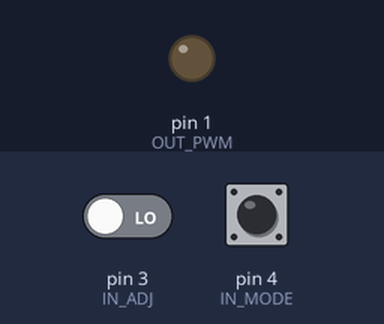
A sketch run on a simulated Arduino Uno, built with avr-gcc and run on an emulated ATmega328P. On the bench: output pins drawn as LEDs (lit = HIGH). Dashed ring = blinking. The inputs (shaded band) are chosen by the test bench; at power-on: pin 3 (IN_ADJ) LOW, pin 4 (IN_MODE) LOW.

Above: at 1.2 s.
1.3 s: pin 3 (IN_ADJ) driven HIGH
At 1.63 s:
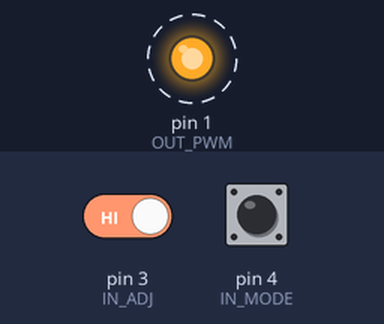
4.3 s: pin 4 (IN_MODE) pulled HIGH for 0.15 s
7.3 s: pin 4 (IN_MODE) pulsed HIGH 2 times (0.12 s each, 0.3 s apart)
At 7.94 s:
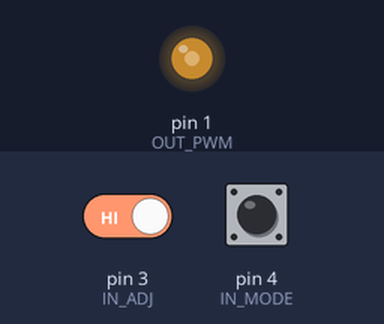
10.3 s: pin 4 (IN_MODE) pulled HIGH for 1 s
13.4 s: pin 3 (IN_ADJ) driven LOW
At 14.4 s:
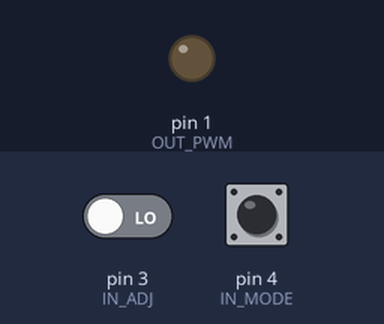
Timing chart, 0 to 15.9 s (numbered marks = the images above; inputs shaded):
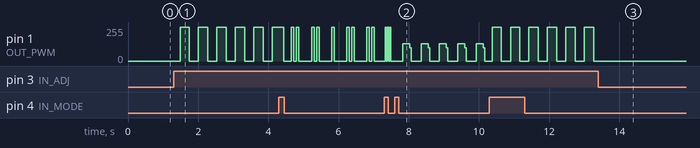

The sketch:

Stickman-Costume.ino
```cpp
/* This script is made for a LED-stickman-costume
 * Author(s): JakobST1n
 * These are the currently implemented modes
 *  0 - Static
 *  1 - Slow Strobe
 *  2   Medium Strobe
 *  3   Fast Strobe
 */
#define OUT_PWM 1           // The LED-strip is connected to PB1
#define IN_MODE 4           // Pressing this increments 'mode' by one
#define IN_ADJ  3           // This button adjusts the brightness

int CMode          = 0;     // This is just the current mode
int ExistingModes  = 4;     // This is the number of modes that are implemented
// Used for saving button state
bool IN_ADJ_STATE  = false; //
bool IN_MODE_STATE = false; //
// These are for the general pwm-frequency (not all modes care)
int CBrightness    = 50;    // The brightness of the strip, between '0' and '255'
int CDimDirection  = 0;     // Used to know if the brightness should be increasing or decreasing based on the button press
// These are used by the strobe-effect
int CStrobeRevs    = 0;     // A running counter for the strobe-light
int StrobeState    = 0;     // '0' or '1' for saving the state of the output
int StrobeSlowFreq = 70;
int StrobeMedFreq  = 30;
int StrobeFastFreq = 5;


void setup() {
    pinMode(OUT_PWM, OUTPUT);
    pinMode(IN_ADJ, INPUT);
    pinMode(IN_MODE, INPUT);
}

/* loop
 *
 * it takes aprox. ?ms to run through the loop once, whitout changing pwm freq
 */
void loop() {
    delay(1);

    // If 'mode-button' is pressed, increment mode, reset mode if last mode reaced
    if ( (digitalRead(IN_MODE) == HIGH) && (IN_MODE_STATE == false) ) {
        CMode++;
        if (CMode >= ExistingModes) {
            CMode = 0;
        }
    }
    // If 'Adjust-button' is pressed
    if (digitalRead(IN_ADJ) == HIGH) {
        if (CDimDirection == 1) { CBrightness++; }
        if (CDimDirection == 0) { CBrightness--; }
        if (CBrightness >= 255) { CDimDirection = 0; }
        if (CBrightness <= 0)   { CDimDirection = 1; }
    }

    // Do animation-things
    switch (CMode) {
        case 0:  // Static
            analogWrite(OUT_PWM, CBrightness);
            break;

        case 1:  // Slow Strobe
            CStrobeRevs++;
            if (CStrobeRevs >= StrobeSlowFreq) {
                CStrobeRevs = 0;
                strobe();
            }
            break;

        case 2:  // Slow Strobe
            CStrobeRevs++;
            if (CStrobeRevs >= StrobeMedFreq) {
                CStrobeRevs = 0;
                strobe();
            }
            break;

        case 3:  // Slow Strobe
            CStrobeRevs++;
            if (CStrobeRevs >= StrobeFastFreq) {
                CStrobeRevs = 0;
                strobe();
            }
            break;

        default: // Default to mode zero
            CMode = 0;
            break;
    }

    IN_MODE_STATE = digitalRead(IN_MODE);
}

void setOutPwm(int brightness) {
    analogWrite(OUT_PWM, brightness);
}

void strobe() {
    if (StrobeState == 1) {
        StrobeState = 0;
        setOutPwm(0);
    } else if (StrobeState == 0) {
        StrobeState = 1;
        setOutPwm(CBrightness);
    }
}
```

Measured:
- after the input at 1.3 s, pin 1 (OUT_PWM): alternates 255/255 for 0.26 s and 0/255 for 0.26 s, starting after 0.18 s
- after the input at 13.4 s, pin 1 (OUT_PWM): stops changing and stays 0/255
